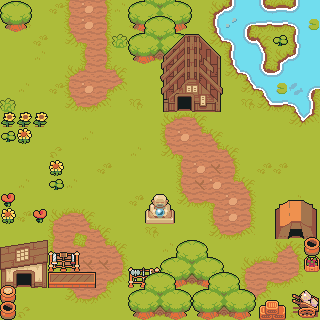

The image is a tile-based game level rendered from a .tmx file. Its description and source (layers, tilesets, objects; grid data summarised) follow:
An orthogonal 20x20 tile map with 16x16 px tiles, 6 tile layers (ground, decoration, decoration2, decoration3, ...), 2 tilesets and 9 objects (intro_sequence_path, villageExit, Portal, Player, Elder, ...).

<map version="1.10" tiledversion="1.11.0" orientation="orthogonal" renderorder="right-up" width="20" height="20" tilewidth="16" tileheight="16" infinite="0" nextlayerid="11" nextobjectid="23">
 <editorsettings>
  <export target="village..tmx" format="tmx" />
 </editorsettings>
 <properties>
  <property name="music" value="VILLAGE" />
  <property name="trigger" value="village_intro" />
 </properties>
 <tileset firstgid="1" source="tileset.tsx" />
 <tileset firstgid="4097" source="objects.tsx" />
 <layer id="1" name="ground" width="20" height="20">
  <data>[400 cells, 400 non-empty, 39 distinct tile ids]</data>
 </layer>
 <layer id="2" name="decoration" width="20" height="20">
  <data>[400 cells, 51 non-empty, 39 distinct tile ids]</data>
 </layer>
 <layer id="3" name="decoration2" width="20" height="20">
  <data>[400 cells, 22 non-empty, 10 distinct tile ids]</data>
 </layer>
 <layer id="4" name="decoration3" width="20" height="20">
  <data>[400 cells, 10 non-empty, 10 distinct tile ids]</data>
 </layer>
 <objectgroup id="10" name="path">
  <object id="21" name="intro_sequence_path" x="16" y="45">
   <polyline points="80,3 65,59" />
  </object>
 </objectgroup>
 <objectgroup color="#5555ff" id="7" name="trigger">
  <object id="7" name="villageExit" x="48" y="-13" width="80" height="44">
   <properties>
    <property name="isSensor" type="bool" value="true" />
   </properties>
  </object>
 </objectgroup>
 <objectgroup color="#ffaa00" id="8" name="portal">
  <object id="11" name="PATH_TO_FOREST" type="Portal" x="64" y="-12" width="48" height="28">
   <properties>
    <property name="isSensor" type="bool" value="true" />
    <property name="targetPortalId" type="int" value="11" />
   </properties>
  </object>
 </objectgroup>
 <objectgroup id="6" name="object">
  <object id="1" name="Player" gid="4097" x="88" y="48" width="16" height="16" />
  <object id="3" name="Elder" gid="4099" x="176" y="112" width="16" height="16" />
  <object id="4" name="Merchant" gid="4101" x="288" y="240" width="16" height="16" />
  <object id="5" name="Smith" gid="4102" x="16" y="288" width="16" height="16" />
  <object id="6" name="Flower Girl" gid="4100" x="0" y="176" width="16" height="16" />
  <object id="13" gid="4107" x="122" y="132" width="48" height="48" />
 </objectgroup>
 <layer id="5" name="foreground" width="20" height="20">
  <data>[400 cells, 56 non-empty, 34 distinct tile ids]</data>
 </layer>
 <layer id="9" name="foreground2" width="20" height="20">
  <data>[400 cells, 2 non-empty, 2 distinct tile ids]</data>
 </layer>
</map>
